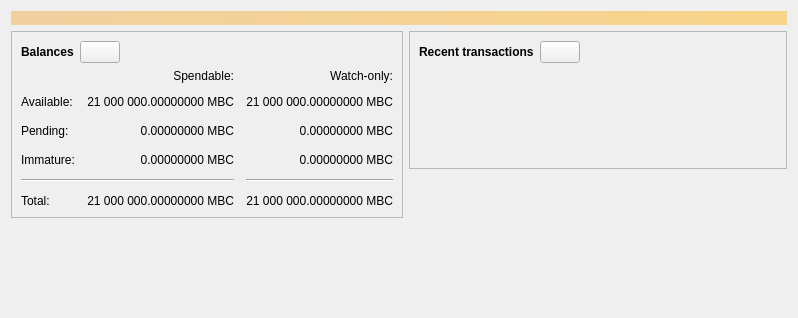
<?xml version="1.0" encoding="UTF-8"?>
<ui version="4.0">
 <class>OverviewPage</class>
 <widget class="QWidget" name="OverviewPage">
  <property name="geometry">
   <rect>
    <x>0</x>
    <y>0</y>
    <width>798</width>
    <height>318</height>
   </rect>
  </property>
  <property name="windowTitle">
   <string>Form</string>
  </property>
  <layout class="QVBoxLayout" name="topLayout">
   <item>
    <widget class="QLabel" name="labelAlerts">
     <property name="visible">
      <bool>false</bool>
     </property>
     <property name="styleSheet">
      <string notr="true">QLabel { background-color: qlineargradient(x1: 0, y1: 0, x2: 1, y2: 0, stop:0 #F0D0A0, stop:1 #F8D488); color:#000000; }</string>
     </property>
     <property name="wordWrap">
      <bool>true</bool>
     </property>
     <property name="margin">
      <number>3</number>
     </property>
     <property name="textInteractionFlags">
      <set>Qt::TextSelectableByMouse</set>
     </property>
    </widget>
   </item>
   <item>
    <layout class="QHBoxLayout" name="horizontalLayout" stretch="1,1">
     <item>
      <layout class="QVBoxLayout" name="verticalLayout_2">
       <item>
        <widget class="QFrame" name="frame">
         <property name="frameShape">
          <enum>QFrame::StyledPanel</enum>
         </property>
         <property name="frameShadow">
          <enum>QFrame::Raised</enum>
         </property>
         <layout class="QVBoxLayout" name="verticalLayout_4">
          <item>
           <layout class="QHBoxLayout" name="horizontalLayout_4">
            <item>
             <widget class="QLabel" name="label_5">
              <property name="font">
               <font>
                <weight>75</weight>
                <bold>true</bold>
               </font>
              </property>
              <property name="text">
               <string>Balances</string>
              </property>
             </widget>
            </item>
            <item>
             <widget class="QPushButton" name="labelWalletStatus">
              <property name="enabled">
               <bool>true</bool>
              </property>
              <property name="maximumSize">
               <size>
                <width>45</width>
                <height>16777215</height>
               </size>
              </property>
              <property name="toolTip">
               <string>The displayed information may be out of date. Your wallet automatically synchronizes with the MicroBitcoin network after a connection is established, but this process has not completed yet.</string>
              </property>
              <property name="text">
               <string/>
              </property>
              <property name="icon">
               <iconset resource="../micro.qrc">
                <normaloff>:/icons/warning</normaloff>
                <disabledoff>:/icons/warning</disabledoff>:/icons/warning</iconset>
              </property>
              <property name="iconSize">
               <size>
                <width>24</width>
                <height>24</height>
               </size>
              </property>
             </widget>
            </item>
            <item>
             <spacer name="horizontalSpacer_3">
              <property name="orientation">
               <enum>Qt::Horizontal</enum>
              </property>
              <property name="sizeHint" stdset="0">
               <size>
                <width>40</width>
                <height>20</height>
               </size>
              </property>
             </spacer>
            </item>
           </layout>
          </item>
          <item>
           <layout class="QGridLayout" name="gridLayout">
            <property name="spacing">
             <number>12</number>
            </property>
            <item row="2" column="2">
             <widget class="QLabel" name="labelWatchPending">
              <property name="cursor">
               <cursorShape>IBeamCursor</cursorShape>
              </property>
              <property name="toolTip">
               <string>Unconfirmed transactions to watch-only addresses</string>
              </property>
              <property name="text">
               <string notr="true">0.00000000 MBC</string>
              </property>
              <property name="alignment">
               <set>Qt::AlignRight|Qt::AlignTrailing|Qt::AlignVCenter</set>
              </property>
              <property name="textInteractionFlags">
               <set>Qt::LinksAccessibleByMouse|Qt::TextSelectableByKeyboard|Qt::TextSelectableByMouse</set>
              </property>
             </widget>
            </item>
            <item row="2" column="1">
             <widget class="QLabel" name="labelUnconfirmed">
              <property name="cursor">
               <cursorShape>IBeamCursor</cursorShape>
              </property>
              <property name="toolTip">
               <string>Total of transactions that have yet to be confirmed, and do not yet count toward the spendable balance</string>
              </property>
              <property name="text">
               <string notr="true">0.00000000 MBC</string>
              </property>
              <property name="alignment">
               <set>Qt::AlignRight|Qt::AlignTrailing|Qt::AlignVCenter</set>
              </property>
              <property name="textInteractionFlags">
               <set>Qt::LinksAccessibleByMouse|Qt::TextSelectableByKeyboard|Qt::TextSelectableByMouse</set>
              </property>
             </widget>
            </item>
            <item row="3" column="2">
             <widget class="QLabel" name="labelWatchImmature">
              <property name="cursor">
               <cursorShape>IBeamCursor</cursorShape>
              </property>
              <property name="toolTip">
               <string>Mined balance in watch-only addresses that has not yet matured</string>
              </property>
              <property name="text">
               <string notr="true">0.00000000 MBC</string>
              </property>
              <property name="alignment">
               <set>Qt::AlignRight|Qt::AlignTrailing|Qt::AlignVCenter</set>
              </property>
              <property name="textInteractionFlags">
               <set>Qt::LinksAccessibleByMouse|Qt::TextSelectableByKeyboard|Qt::TextSelectableByMouse</set>
              </property>
             </widget>
            </item>
            <item row="4" column="0" colspan="2">
             <widget class="Line" name="line">
              <property name="orientation">
               <enum>Qt::Horizontal</enum>
              </property>
             </widget>
            </item>
            <item row="4" column="2">
             <widget class="Line" name="lineWatchBalance">
              <property name="sizePolicy">
               <sizepolicy hsizetype="Preferred" vsizetype="Fixed">
                <horstretch>0</horstretch>
                <verstretch>0</verstretch>
               </sizepolicy>
              </property>
              <property name="minimumSize">
               <size>
                <width>140</width>
                <height>0</height>
               </size>
              </property>
              <property name="orientation">
               <enum>Qt::Horizontal</enum>
              </property>
             </widget>
            </item>
            <item row="5" column="0">
             <widget class="QLabel" name="labelTotalText">
              <property name="text">
               <string>Total:</string>
              </property>
             </widget>
            </item>
            <item row="3" column="1">
             <widget class="QLabel" name="labelImmature">
              <property name="cursor">
               <cursorShape>IBeamCursor</cursorShape>
              </property>
              <property name="toolTip">
               <string>Mined balance that has not yet matured</string>
              </property>
              <property name="text">
               <string notr="true">0.00000000 MBC</string>
              </property>
              <property name="alignment">
               <set>Qt::AlignRight|Qt::AlignTrailing|Qt::AlignVCenter</set>
              </property>
              <property name="textInteractionFlags">
               <set>Qt::LinksAccessibleByMouse|Qt::TextSelectableByKeyboard|Qt::TextSelectableByMouse</set>
              </property>
             </widget>
            </item>
            <item row="2" column="3">
             <spacer name="horizontalSpacer_2">
              <property name="orientation">
               <enum>Qt::Horizontal</enum>
              </property>
              <property name="sizeHint" stdset="0">
               <size>
                <width>40</width>
                <height>20</height>
               </size>
              </property>
             </spacer>
            </item>
            <item row="3" column="0">
             <widget class="QLabel" name="labelImmatureText">
              <property name="text">
               <string>Immature:</string>
              </property>
             </widget>
            </item>
            <item row="5" column="1">
             <widget class="QLabel" name="labelTotal">
              <property name="cursor">
               <cursorShape>IBeamCursor</cursorShape>
              </property>
              <property name="toolTip">
               <string>Your current total balance</string>
              </property>
              <property name="text">
               <string notr="true">21 000 000.00000000 MBC</string>
              </property>
              <property name="alignment">
               <set>Qt::AlignRight|Qt::AlignTrailing|Qt::AlignVCenter</set>
              </property>
              <property name="textInteractionFlags">
               <set>Qt::LinksAccessibleByMouse|Qt::TextSelectableByKeyboard|Qt::TextSelectableByMouse</set>
              </property>
             </widget>
            </item>
            <item row="5" column="2">
             <widget class="QLabel" name="labelWatchTotal">
              <property name="cursor">
               <cursorShape>IBeamCursor</cursorShape>
              </property>
              <property name="toolTip">
               <string>Current total balance in watch-only addresses</string>
              </property>
              <property name="text">
               <string notr="true">21 000 000.00000000 MBC</string>
              </property>
              <property name="alignment">
               <set>Qt::AlignRight|Qt::AlignTrailing|Qt::AlignVCenter</set>
              </property>
              <property name="textInteractionFlags">
               <set>Qt::LinksAccessibleByMouse|Qt::TextSelectableByKeyboard|Qt::TextSelectableByMouse</set>
              </property>
             </widget>
            </item>
            <item row="0" column="2">
             <widget class="QLabel" name="labelWatchonly">
              <property name="text">
               <string>Watch-only:</string>
              </property>
              <property name="alignment">
               <set>Qt::AlignRight|Qt::AlignTrailing|Qt::AlignVCenter</set>
              </property>
             </widget>
            </item>
            <item row="1" column="0">
             <widget class="QLabel" name="labelBalanceText">
              <property name="text">
               <string>Available:</string>
              </property>
             </widget>
            </item>
            <item row="1" column="1">
             <widget class="QLabel" name="labelBalance">
              <property name="cursor">
               <cursorShape>IBeamCursor</cursorShape>
              </property>
              <property name="toolTip">
               <string>Your current spendable balance</string>
              </property>
              <property name="text">
               <string notr="true">21 000 000.00000000 MBC</string>
              </property>
              <property name="alignment">
               <set>Qt::AlignRight|Qt::AlignTrailing|Qt::AlignVCenter</set>
              </property>
              <property name="textInteractionFlags">
               <set>Qt::LinksAccessibleByMouse|Qt::TextSelectableByKeyboard|Qt::TextSelectableByMouse</set>
              </property>
             </widget>
            </item>
            <item row="1" column="2">
             <widget class="QLabel" name="labelWatchAvailable">
              <property name="cursor">
               <cursorShape>IBeamCursor</cursorShape>
              </property>
              <property name="toolTip">
               <string>Your current balance in watch-only addresses</string>
              </property>
              <property name="text">
               <string notr="true">21 000 000.00000000 MBC</string>
              </property>
              <property name="alignment">
               <set>Qt::AlignRight|Qt::AlignTrailing|Qt::AlignVCenter</set>
              </property>
              <property name="textInteractionFlags">
               <set>Qt::LinksAccessibleByMouse|Qt::TextSelectableByKeyboard|Qt::TextSelectableByMouse</set>
              </property>
             </widget>
            </item>
            <item row="2" column="0">
             <widget class="QLabel" name="labelPendingText">
              <property name="text">
               <string>Pending:</string>
              </property>
             </widget>
            </item>
            <item row="0" column="1">
             <widget class="QLabel" name="labelSpendable">
              <property name="text">
               <string>Spendable:</string>
              </property>
              <property name="alignment">
               <set>Qt::AlignRight|Qt::AlignTrailing|Qt::AlignVCenter</set>
              </property>
             </widget>
            </item>
           </layout>
          </item>
         </layout>
        </widget>
       </item>
       <item>
        <spacer name="verticalSpacer">
         <property name="orientation">
          <enum>Qt::Vertical</enum>
         </property>
         <property name="sizeHint" stdset="0">
          <size>
           <width>20</width>
           <height>40</height>
          </size>
         </property>
        </spacer>
       </item>
      </layout>
     </item>
     <item>
      <layout class="QVBoxLayout" name="verticalLayout_3">
       <item>
        <widget class="QFrame" name="frame_2">
         <property name="frameShape">
          <enum>QFrame::StyledPanel</enum>
         </property>
         <property name="frameShadow">
          <enum>QFrame::Raised</enum>
         </property>
         <layout class="QVBoxLayout" name="verticalLayout">
          <item>
           <layout class="QHBoxLayout" name="horizontalLayout_2">
            <item>
             <widget class="QLabel" name="label_4">
              <property name="font">
               <font>
                <weight>75</weight>
                <bold>true</bold>
               </font>
              </property>
              <property name="text">
               <string>Recent transactions</string>
              </property>
             </widget>
            </item>
            <item>
             <widget class="QPushButton" name="labelTransactionsStatus">
              <property name="enabled">
               <bool>true</bool>
              </property>
              <property name="maximumSize">
               <size>
                <width>45</width>
                <height>16777215</height>
               </size>
              </property>
              <property name="toolTip">
               <string>The displayed information may be out of date. Your wallet automatically synchronizes with the MicroBitcoin network after a connection is established, but this process has not completed yet.</string>
              </property>
              <property name="text">
               <string/>
              </property>
              <property name="icon">
               <iconset resource="../micro.qrc">
                <normaloff>:/icons/warning</normaloff>
                <disabledoff>:/icons/warning</disabledoff>:/icons/warning</iconset>
              </property>
              <property name="iconSize">
               <size>
                <width>24</width>
                <height>24</height>
               </size>
              </property>
             </widget>
            </item>
            <item>
             <spacer name="horizontalSpacer">
              <property name="orientation">
               <enum>Qt::Horizontal</enum>
              </property>
              <property name="sizeHint" stdset="0">
               <size>
                <width>40</width>
                <height>20</height>
               </size>
              </property>
             </spacer>
            </item>
           </layout>
          </item>
          <item>
           <widget class="TransactionOverviewWidget" name="listTransactions">
            <property name="styleSheet">
             <string notr="true">QListView { background: transparent; }</string>
            </property>
            <property name="frameShape">
             <enum>QFrame::NoFrame</enum>
            </property>
            <property name="verticalScrollBarPolicy">
             <enum>Qt::ScrollBarAlwaysOff</enum>
            </property>
            <property name="horizontalScrollBarPolicy">
             <enum>Qt::ScrollBarAlwaysOff</enum>
            </property>
            <property name="sizeAdjustPolicy">
             <enum>QAbstractScrollArea::AdjustToContents</enum>
            </property>
            <property name="selectionMode">
             <enum>QAbstractItemView::NoSelection</enum>
            </property>
            <property name="uniformItemSizes">
             <bool>true</bool>
            </property>
           </widget>
          </item>
         </layout>
        </widget>
       </item>
       <item>
        <spacer name="verticalSpacer_2">
         <property name="orientation">
          <enum>Qt::Vertical</enum>
         </property>
         <property name="sizeHint" stdset="0">
          <size>
           <width>20</width>
           <height>40</height>
          </size>
         </property>
        </spacer>
       </item>
      </layout>
     </item>
    </layout>
   </item>
  </layout>
 </widget>
 <customwidgets>
  <customwidget>
   <class>TransactionOverviewWidget</class>
   <extends>QListView</extends>
   <header>qt/transactionoverviewwidget.h</header>
  </customwidget>
 </customwidgets>
 <resources/>
 <connections/>
</ui>
